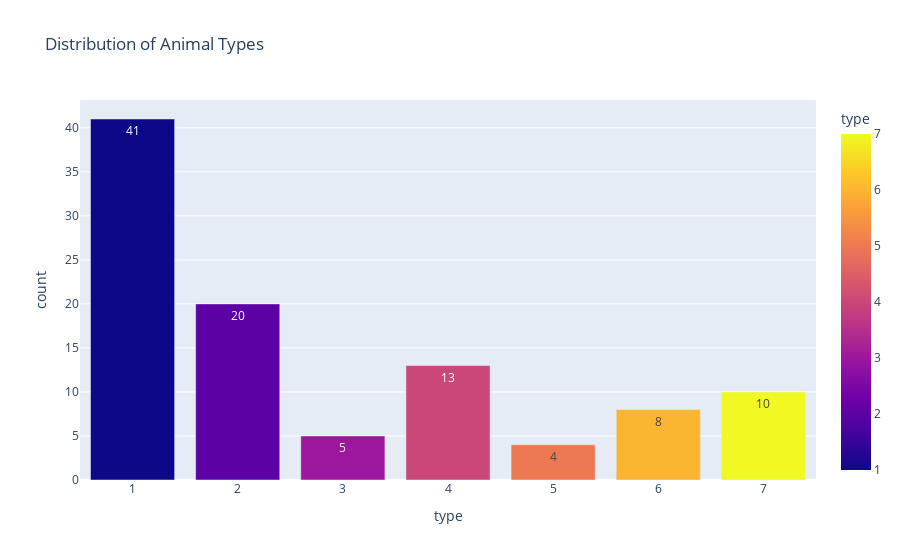

The cell this chart's notebook holds for it:
### Markdown cell above
### Data visualizations

### Code cell
# Visualize the distribution of the target variable
import plotly.express as px

fig = px.bar((df['type'].value_counts()).to_frame('count').reset_index(), 
             x='type', 
             y='count', 
             title='Distribution of Animal Types', 
             color= 'type',
             orientation='v',
             text_auto= True)
fig.show()

### Figure 1 — Plotly figure (JSON) as saved in the notebook; plotly's stock layout.template omitted (floating-point values rounded to 4 significant figures)
{"data": [{"alignmentgroup": "True", "hovertemplate": "type=%{marker.color}<br>count=%{y}<extra></extra>", "legendgroup": "", "marker": {"color": [1, 2, 4, 7, 6, 3, 5], "coloraxis": "coloraxis", "pattern": {"shape": ""}}, "name": "", "offsetgroup": "", "orientation": "v", "showlegend": false, "textposition": "auto", "texttemplate": "%{y}", "type": "bar", "x": [1, 2, 4, 7, 6, 3, 5], "xaxis": "x", "y": [41, 20, 13, 10, 8, 5, 4], "yaxis": "y"}], "layout": {"barmode": "relative", "coloraxis": {"colorbar": {"title": {"text": "type"}}, "colorscale": [[0, "#0d0887"], [0.1111, "#46039f"], [0.2222, "#7201a8"], [0.3333, "#9c179e"], [0.4444, "#bd3786"], [0.5556, "#d8576b"], [0.6667, "#ed7953"], [0.7778, "#fb9f3a"], [0.8889, "#fdca26"], [1, "#f0f921"]]}, "legend": {"tracegroupgap": 0}, "title": {"text": "Distribution of Animal Types"}, "xaxis": {"anchor": "y", "domain": [0, 1], "title": {"text": "type"}}, "yaxis": {"anchor": "x", "domain": [0, 1], "title": {"text": "count"}}}}
